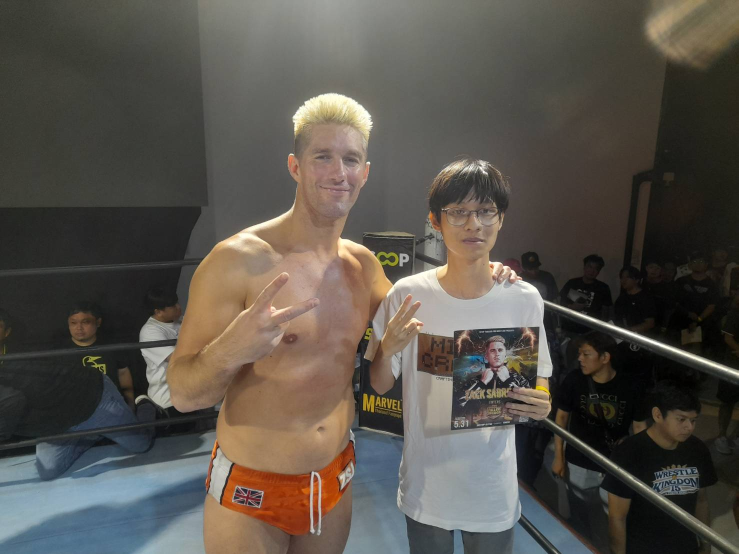
#> input picture Files/Saksit_2.jpg, 1477 x 1108 px (shown at 1/2 size)
$ python draw.py
#> lines starting #> are read from the running program, lines starting #| are printed output that depends on the picture
import cv2

# 0 - grayscale, 1 - color, -1 - alpha
img = cv2.imread("Files/Saksit_2.jpg", 1)
#> img is the input picture: shape (1108, 1477, 3); mean B, G, R 76, 83.3, 88.4
#Resize ภาพ
img_resize = cv2.resize(img,(600, 400))
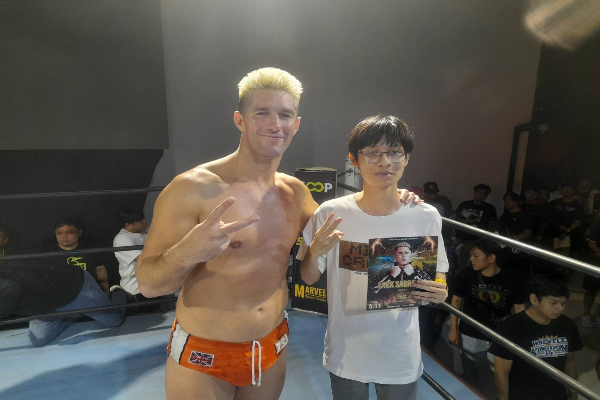
#> img_resize: shape (400, 600, 3); mean B, G, R 75.9, 83.2, 88.3
#Show 3D Array
print(img_resize)
#> (printed output is left out)

#วาดเส้นตรง (ภาพ, จุดเริ่มต้น, จุดสุดท้าย, สี(B,G,R), ความหนา)
#cv2.line(img_resize,(100,100),(200,220),(0,255,0),5) ไม่มีลูกศร
cv2.arrowedLine(img_resize,(100,100),(200,220),(0,255,0),5)

#วาดสี่เหลี่ยม (ภาพ, มุม 1 บนซ้าย, มุม 2 ล่างขวา, สี(B,G,R), ความหนา (-1 คือ fill))
cv2.rectangle(img_resize,(10,10),(400,300),(255,0,0),1)

#วาดวงกลม (ภาพ, จุดศูนย์กลาง, รัศมี, สี(B,G,R), ความหนา (-1 คือ fill))
cv2.circle(img_resize,(400,270),30,(0,0,255),10)

#วาดข้อความ (ภาพ, ข้อความ, ตำแหน่ง, font, ขนาด, สี(B,G,R), ความหนา)
cv2.putText(img_resize, "I met Zack", (150,250), cv2.FONT_HERSHEY_COMPLEX, 1, (0,0,255))
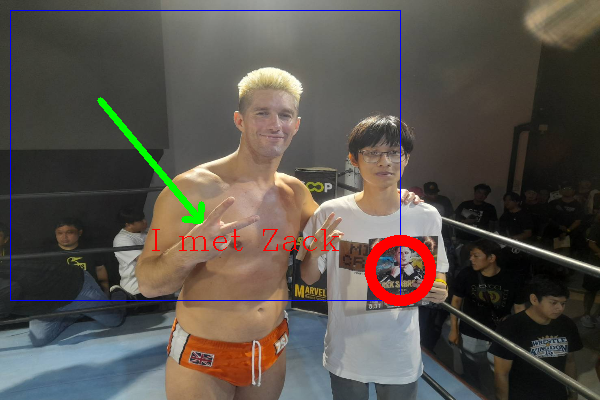
#> img_resize: shape (400, 600, 3); mean B, G, R 75.6, 82.6, 89

#แสดงผลภาพ (Title, Variable)
cv2.imshow("Output", img_resize)

#สร้าง/เขียนไฟล์ใหม่
# cv2.imwrite("Saksit-New.jpg", img_resize)

#เวลาที่แสดงเป็น ms ก่อนจะปิด
cv2.waitKey(0)
cv2.destroyAllWindows()

$ run again, with Files/Saksit_1.jpg copied over Files/Saksit_2.jpg
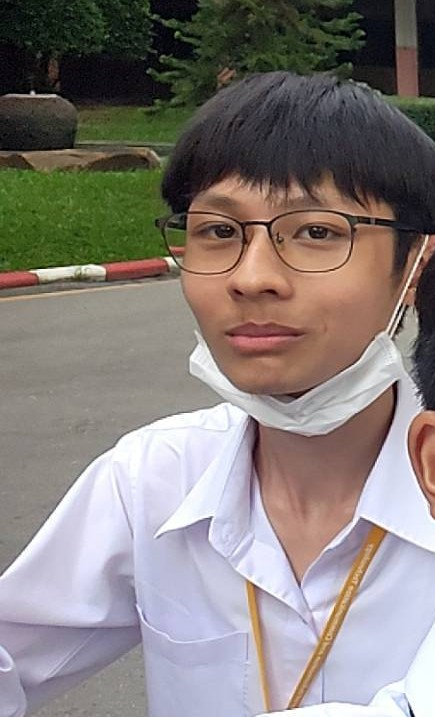
#> input picture Files/Saksit_1.jpg, 435 x 717 px
#> img is the input picture: shape (717, 435, 3); mean B, G, R 123.1, 126.1, 133.5
#> `img_resize = cv2.resize(img,(600, 400))`:
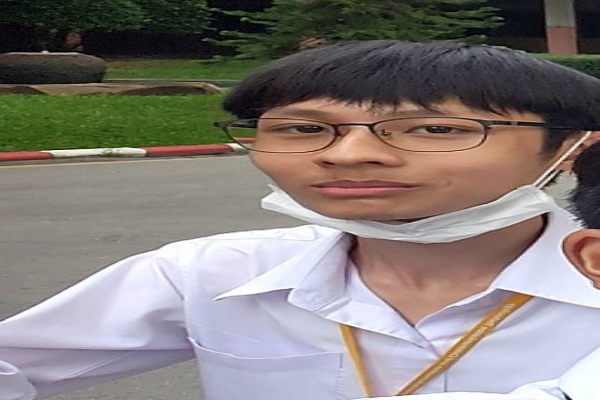
#> img_resize: shape (400, 600, 3); mean B, G, R 122.9, 126, 133.4
#> (printed output is left out)
#> `cv2.putText(img_resize, "I met Zack", (150,250), cv2.FONT_HERSHEY_COMP..`:
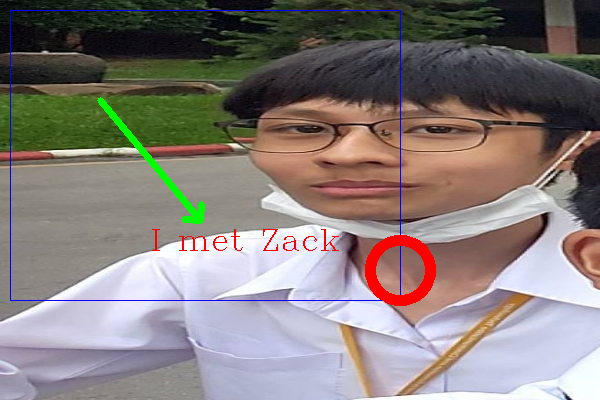
#> img_resize: shape (400, 600, 3); mean B, G, R 121.7, 124.5, 133.1
